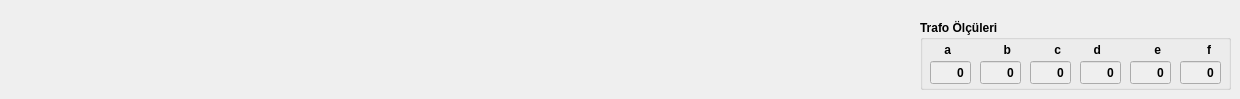
    <widget class="QWidget" name="tel_veritipleri">
     <widget class="QGroupBox" name="groupBox_20">
      <property name="geometry">
       <rect>
        <x>920</x>
        <y>20</y>
        <width>311</width>
        <height>70</height>
       </rect>
      </property>
      <property name="font">
       <font>
        <weight>75</weight>
        <bold>true</bold>
       </font>
      </property>
      <property name="title">
       <string>Trafo Ölçüleri</string>
      </property>
      <widget class="QDoubleSpinBox" name="doubleSpinBox_trafoolcu_a">
       <property name="enabled">
        <bool>false</bool>
       </property>
       <property name="geometry">
        <rect>
         <x>10</x>
         <y>40</y>
         <width>41</width>
         <height>25</height>
        </rect>
       </property>
       <property name="palette">
        <palette>
         <active>
          <colorrole role="Dark">
           <brush brushstyle="SolidPattern">
            <color alpha="255">
             <red>190</red>
             <green>190</green>
             <blue>190</blue>
            </color>
           </brush>
          </colorrole>
          <colorrole role="Text">
           <brush brushstyle="SolidPattern">
            <color alpha="255">
             <red>0</red>
             <green>0</green>
             <blue>0</blue>
            </color>
           </brush>
          </colorrole>
          <colorrole role="PlaceholderText">
           <brush brushstyle="SolidPattern">
            <color alpha="128">
             <red>0</red>
             <green>0</green>
             <blue>0</blue>
            </color>
           </brush>
          </colorrole>
         </active>
         <inactive>
          <colorrole role="Dark">
           <brush brushstyle="SolidPattern">
            <color alpha="255">
             <red>190</red>
             <green>190</green>
             <blue>190</blue>
            </color>
           </brush>
          </colorrole>
          <colorrole role="Text">
           <brush brushstyle="SolidPattern">
            <color alpha="255">
             <red>0</red>
             <green>0</green>
             <blue>0</blue>
            </color>
           </brush>
          </colorrole>
          <colorrole role="PlaceholderText">
           <brush brushstyle="SolidPattern">
            <color alpha="128">
             <red>0</red>
             <green>0</green>
             <blue>0</blue>
            </color>
           </brush>
          </colorrole>
         </inactive>
         <disabled>
          <colorrole role="Dark">
           <brush brushstyle="SolidPattern">
            <color alpha="255">
             <red>190</red>
             <green>190</green>
             <blue>190</blue>
            </color>
           </brush>
          </colorrole>
          <colorrole role="Text">
           <brush brushstyle="SolidPattern">
            <color alpha="255">
             <red>0</red>
             <green>0</green>
             <blue>0</blue>
            </color>
           </brush>
          </colorrole>
          <colorrole role="PlaceholderText">
           <brush brushstyle="SolidPattern">
            <color alpha="128">
             <red>0</red>
             <green>0</green>
             <blue>0</blue>
            </color>
           </brush>
          </colorrole>
         </disabled>
        </palette>
       </property>
       <property name="font">
        <font>
         <weight>75</weight>
         <bold>true</bold>
        </font>
       </property>
       <property name="layoutDirection">
        <enum>Qt::LeftToRight</enum>
       </property>
       <property name="autoFillBackground">
        <bool>false</bool>
       </property>
       <property name="alignment">
        <set>Qt::AlignRight|Qt::AlignTrailing|Qt::AlignVCenter</set>
       </property>
       <property name="buttonSymbols">
        <enum>QAbstractSpinBox::NoButtons</enum>
       </property>
       <property name="decimals">
        <number>0</number>
       </property>
       <property name="maximum">
        <double>999.000000000000000</double>
       </property>
      </widget>
      <widget class="QLabel" name="label_147">
       <property name="geometry">
        <rect>
         <x>10</x>
         <y>20</y>
         <width>21</width>
         <height>20</height>
        </rect>
       </property>
       <property name="text">
        <string>a</string>
       </property>
       <property name="alignment">
        <set>Qt::AlignRight|Qt::AlignTrailing|Qt::AlignVCenter</set>
       </property>
      </widget>
      <widget class="QDoubleSpinBox" name="doubleSpinBox_trafoolcu_b">
       <property name="enabled">
        <bool>false</bool>
       </property>
       <property name="geometry">
        <rect>
         <x>60</x>
         <y>40</y>
         <width>41</width>
         <height>25</height>
        </rect>
       </property>
       <property name="palette">
        <palette>
         <active>
          <colorrole role="Dark">
           <brush brushstyle="SolidPattern">
            <color alpha="255">
             <red>190</red>
             <green>190</green>
             <blue>190</blue>
            </color>
           </brush>
          </colorrole>
          <colorrole role="Text">
           <brush brushstyle="SolidPattern">
            <color alpha="255">
             <red>0</red>
             <green>0</green>
             <blue>0</blue>
            </color>
           </brush>
          </colorrole>
          <colorrole role="PlaceholderText">
           <brush brushstyle="SolidPattern">
            <color alpha="128">
             <red>0</red>
             <green>0</green>
             <blue>0</blue>
            </color>
           </brush>
          </colorrole>
         </active>
         <inactive>
          <colorrole role="Dark">
           <brush brushstyle="SolidPattern">
            <color alpha="255">
             <red>190</red>
             <green>190</green>
             <blue>190</blue>
            </color>
           </brush>
          </colorrole>
          <colorrole role="Text">
           <brush brushstyle="SolidPattern">
            <color alpha="255">
             <red>0</red>
             <green>0</green>
             <blue>0</blue>
            </color>
           </brush>
          </colorrole>
          <colorrole role="PlaceholderText">
           <brush brushstyle="SolidPattern">
            <color alpha="128">
             <red>0</red>
             <green>0</green>
             <blue>0</blue>
            </color>
           </brush>
          </colorrole>
         </inactive>
         <disabled>
          <colorrole role="Dark">
           <brush brushstyle="SolidPattern">
            <color alpha="255">
             <red>190</red>
             <green>190</green>
             <blue>190</blue>
            </color>
           </brush>
          </colorrole>
          <colorrole role="Text">
           <brush brushstyle="SolidPattern">
            <color alpha="255">
             <red>0</red>
             <green>0</green>
             <blue>0</blue>
            </color>
           </brush>
          </colorrole>
          <colorrole role="PlaceholderText">
           <brush brushstyle="SolidPattern">
            <color alpha="128">
             <red>0</red>
             <green>0</green>
             <blue>0</blue>
            </color>
           </brush>
          </colorrole>
         </disabled>
        </palette>
       </property>
       <property name="font">
        <font>
         <weight>75</weight>
         <bold>true</bold>
        </font>
       </property>
       <property name="layoutDirection">
        <enum>Qt::LeftToRight</enum>
       </property>
       <property name="autoFillBackground">
        <bool>false</bool>
       </property>
       <property name="alignment">
        <set>Qt::AlignRight|Qt::AlignTrailing|Qt::AlignVCenter</set>
       </property>
       <property name="buttonSymbols">
        <enum>QAbstractSpinBox::NoButtons</enum>
       </property>
       <property name="decimals">
        <number>0</number>
       </property>
       <property name="maximum">
        <double>999.000000000000000</double>
       </property>
      </widget>
      <widget class="QLabel" name="label_148">
       <property name="geometry">
        <rect>
         <x>70</x>
         <y>20</y>
         <width>21</width>
         <height>20</height>
        </rect>
       </property>
       <property name="text">
        <string>b</string>
       </property>
       <property name="alignment">
        <set>Qt::AlignRight|Qt::AlignTrailing|Qt::AlignVCenter</set>
       </property>
      </widget>
      <widget class="QDoubleSpinBox" name="doubleSpinBox_trafoolcu_c">
       <property name="enabled">
        <bool>false</bool>
       </property>
       <property name="geometry">
        <rect>
         <x>110</x>
         <y>40</y>
         <width>41</width>
         <height>25</height>
        </rect>
       </property>
       <property name="palette">
        <palette>
         <active>
          <colorrole role="Dark">
           <brush brushstyle="SolidPattern">
            <color alpha="255">
             <red>190</red>
             <green>190</green>
             <blue>190</blue>
            </color>
           </brush>
          </colorrole>
          <colorrole role="Text">
           <brush brushstyle="SolidPattern">
            <color alpha="255">
             <red>0</red>
             <green>0</green>
             <blue>0</blue>
            </color>
           </brush>
          </colorrole>
          <colorrole role="PlaceholderText">
           <brush brushstyle="SolidPattern">
            <color alpha="128">
             <red>0</red>
             <green>0</green>
             <blue>0</blue>
            </color>
           </brush>
          </colorrole>
         </active>
         <inactive>
          <colorrole role="Dark">
           <brush brushstyle="SolidPattern">
            <color alpha="255">
             <red>190</red>
             <green>190</green>
             <blue>190</blue>
            </color>
           </brush>
          </colorrole>
          <colorrole role="Text">
           <brush brushstyle="SolidPattern">
            <color alpha="255">
             <red>0</red>
             <green>0</green>
             <blue>0</blue>
            </color>
           </brush>
          </colorrole>
          <colorrole role="PlaceholderText">
           <brush brushstyle="SolidPattern">
            <color alpha="128">
             <red>0</red>
             <green>0</green>
             <blue>0</blue>
            </color>
           </brush>
          </colorrole>
         </inactive>
         <disabled>
          <colorrole role="Dark">
           <brush brushstyle="SolidPattern">
            <color alpha="255">
             <red>190</red>
             <green>190</green>
             <blue>190</blue>
            </color>
           </brush>
          </colorrole>
          <colorrole role="Text">
           <brush brushstyle="SolidPattern">
            <color alpha="255">
             <red>0</red>
             <green>0</green>
             <blue>0</blue>
            </color>
           </brush>
          </colorrole>
          <colorrole role="PlaceholderText">
           <brush brushstyle="SolidPattern">
            <color alpha="128">
             <red>0</red>
             <green>0</green>
             <blue>0</blue>
            </color>
           </brush>
          </colorrole>
         </disabled>
        </palette>
       </property>
       <property name="font">
        <font>
         <weight>75</weight>
         <bold>true</bold>
        </font>
       </property>
       <property name="layoutDirection">
        <enum>Qt::LeftToRight</enum>
       </property>
       <property name="autoFillBackground">
        <bool>false</bool>
       </property>
       <property name="alignment">
        <set>Qt::AlignRight|Qt::AlignTrailing|Qt::AlignVCenter</set>
       </property>
       <property name="buttonSymbols">
        <enum>QAbstractSpinBox::NoButtons</enum>
       </property>
       <property name="decimals">
        <number>0</number>
       </property>
       <property name="maximum">
        <double>999.000000000000000</double>
       </property>
      </widget>
      <widget class="QLabel" name="label_149">
       <property name="geometry">
        <rect>
         <x>120</x>
         <y>20</y>
         <width>21</width>
         <height>20</height>
        </rect>
       </property>
       <property name="text">
        <string>c</string>
       </property>
       <property name="alignment">
        <set>Qt::AlignRight|Qt::AlignTrailing|Qt::AlignVCenter</set>
       </property>
      </widget>
      <widget class="QLabel" name="label_150">
       <property name="geometry">
        <rect>
         <x>270</x>
         <y>20</y>
         <width>21</width>
         <height>20</height>
        </rect>
       </property>
       <property name="text">
        <string>f</string>
       </property>
       <property name="alignment">
        <set>Qt::AlignRight|Qt::AlignTrailing|Qt::AlignVCenter</set>
       </property>
      </widget>
      <widget class="QDoubleSpinBox" name="doubleSpinBox_trafoolcu_e">
       <property name="enabled">
        <bool>false</bool>
       </property>
       <property name="geometry">
        <rect>
         <x>210</x>
         <y>40</y>
         <width>41</width>
         <height>25</height>
        </rect>
       </property>
       <property name="palette">
        <palette>
         <active>
          <colorrole role="Dark">
           <brush brushstyle="SolidPattern">
            <color alpha="255">
             <red>190</red>
             <green>190</green>
             <blue>190</blue>
            </color>
           </brush>
          </colorrole>
          <colorrole role="Text">
           <brush brushstyle="SolidPattern">
            <color alpha="255">
             <red>0</red>
             <green>0</green>
             <blue>0</blue>
            </color>
           </brush>
          </colorrole>
          <colorrole role="PlaceholderText">
           <brush brushstyle="SolidPattern">
            <color alpha="128">
             <red>0</red>
             <green>0</green>
             <blue>0</blue>
            </color>
           </brush>
          </colorrole>
         </active>
         <inactive>
          <colorrole role="Dark">
           <brush brushstyle="SolidPattern">
            <color alpha="255">
             <red>190</red>
             <green>190</green>
             <blue>190</blue>
            </color>
           </brush>
          </colorrole>
          <colorrole role="Text">
           <brush brushstyle="SolidPattern">
            <color alpha="255">
             <red>0</red>
             <green>0</green>
             <blue>0</blue>
            </color>
           </brush>
          </colorrole>
          <colorrole role="PlaceholderText">
           <brush brushstyle="SolidPattern">
            <color alpha="128">
             <red>0</red>
             <green>0</green>
             <blue>0</blue>
            </color>
           </brush>
          </colorrole>
         </inactive>
         <disabled>
          <colorrole role="Dark">
           <brush brushstyle="SolidPattern">
            <color alpha="255">
             <red>190</red>
             <green>190</green>
             <blue>190</blue>
            </color>
           </brush>
          </colorrole>
          <colorrole role="Text">
           <brush brushstyle="SolidPattern">
            <color alpha="255">
             <red>0</red>
             <green>0</green>
             <blue>0</blue>
            </color>
           </brush>
          </colorrole>
          <colorrole role="PlaceholderText">
           <brush brushstyle="SolidPattern">
            <color alpha="128">
             <red>0</red>
             <green>0</green>
             <blue>0</blue>
            </color>
           </brush>
          </colorrole>
         </disabled>
        </palette>
       </property>
       <property name="font">
        <font>
         <weight>75</weight>
         <bold>true</bold>
        </font>
       </property>
       <property name="layoutDirection">
        <enum>Qt::LeftToRight</enum>
       </property>
       <property name="autoFillBackground">
        <bool>false</bool>
       </property>
       <property name="alignment">
        <set>Qt::AlignRight|Qt::AlignTrailing|Qt::AlignVCenter</set>
       </property>
       <property name="buttonSymbols">
        <enum>QAbstractSpinBox::NoButtons</enum>
       </property>
       <property name="decimals">
        <number>0</number>
       </property>
       <property name="maximum">
        <double>999.000000000000000</double>
       </property>
      </widget>
      <widget class="QLabel" name="label_151">
       <property name="geometry">
        <rect>
         <x>220</x>
         <y>20</y>
         <width>21</width>
         <height>20</height>
        </rect>
       </property>
       <property name="text">
        <string>e</string>
       </property>
       <property name="alignment">
        <set>Qt::AlignRight|Qt::AlignTrailing|Qt::AlignVCenter</set>
       </property>
      </widget>
      <widget class="QDoubleSpinBox" name="doubleSpinBox_trafoolcu_d">
       <property name="enabled">
        <bool>false</bool>
       </property>
       <property name="geometry">
        <rect>
         <x>160</x>
         <y>40</y>
         <width>41</width>
         <height>25</height>
        </rect>
       </property>
       <property name="palette">
        <palette>
         <active>
          <colorrole role="Dark">
           <brush brushstyle="SolidPattern">
            <color alpha="255">
             <red>190</red>
             <green>190</green>
             <blue>190</blue>
            </color>
           </brush>
          </colorrole>
          <colorrole role="Text">
           <brush brushstyle="SolidPattern">
            <color alpha="255">
             <red>0</red>
             <green>0</green>
             <blue>0</blue>
            </color>
           </brush>
          </colorrole>
          <colorrole role="PlaceholderText">
           <brush brushstyle="SolidPattern">
            <color alpha="128">
             <red>0</red>
             <green>0</green>
             <blue>0</blue>
            </color>
           </brush>
          </colorrole>
         </active>
         <inactive>
          <colorrole role="Dark">
           <brush brushstyle="SolidPattern">
            <color alpha="255">
             <red>190</red>
             <green>190</green>
             <blue>190</blue>
            </color>
           </brush>
          </colorrole>
          <colorrole role="Text">
           <brush brushstyle="SolidPattern">
            <color alpha="255">
             <red>0</red>
             <green>0</green>
             <blue>0</blue>
            </color>
           </brush>
          </colorrole>
          <colorrole role="PlaceholderText">
           <brush brushstyle="SolidPattern">
            <color alpha="128">
             <red>0</red>
             <green>0</green>
             <blue>0</blue>
            </color>
           </brush>
          </colorrole>
         </inactive>
         <disabled>
          <colorrole role="Dark">
           <brush brushstyle="SolidPattern">
            <color alpha="255">
             <red>190</red>
             <green>190</green>
             <blue>190</blue>
            </color>
           </brush>
          </colorrole>
          <colorrole role="Text">
           <brush brushstyle="SolidPattern">
            <color alpha="255">
             <red>0</red>
             <green>0</green>
             <blue>0</blue>
            </color>
           </brush>
          </colorrole>
          <colorrole role="PlaceholderText">
           <brush brushstyle="SolidPattern">
            <color alpha="128">
             <red>0</red>
             <green>0</green>
             <blue>0</blue>
            </color>
           </brush>
          </colorrole>
         </disabled>
        </palette>
       </property>
       <property name="font">
        <font>
         <weight>75</weight>
         <bold>true</bold>
        </font>
       </property>
       <property name="layoutDirection">
        <enum>Qt::LeftToRight</enum>
       </property>
       <property name="autoFillBackground">
        <bool>false</bool>
       </property>
       <property name="alignment">
        <set>Qt::AlignRight|Qt::AlignTrailing|Qt::AlignVCenter</set>
       </property>
       <property name="buttonSymbols">
        <enum>QAbstractSpinBox::NoButtons</enum>
       </property>
       <property name="decimals">
        <number>0</number>
       </property>
       <property name="maximum">
        <double>999.000000000000000</double>
       </property>
      </widget>
      <widget class="QLabel" name="label_152">
       <property name="geometry">
        <rect>
         <x>160</x>
         <y>20</y>
         <width>21</width>
         <height>20</height>
        </rect>
       </property>
       <property name="text">
        <string>d</string>
       </property>
       <property name="alignment">
        <set>Qt::AlignRight|Qt::AlignTrailing|Qt::AlignVCenter</set>
       </property>
      </widget>
      <widget class="QDoubleSpinBox" name="doubleSpinBox_trafoolcu_f">
       <property name="enabled">
        <bool>false</bool>
       </property>
       <property name="geometry">
        <rect>
         <x>260</x>
         <y>40</y>
         <width>41</width>
         <height>25</height>
        </rect>
       </property>
       <property name="palette">
        <palette>
         <active>
          <colorrole role="Dark">
           <brush brushstyle="SolidPattern">
            <color alpha="255">
             <red>190</red>
             <green>190</green>
             <blue>190</blue>
            </color>
           </brush>
          </colorrole>
          <colorrole role="Text">
           <brush brushstyle="SolidPattern">
            <color alpha="255">
             <red>0</red>
             <green>0</green>
             <blue>0</blue>
            </color>
           </brush>
          </colorrole>
          <colorrole role="PlaceholderText">
           <brush brushstyle="SolidPattern">
            <color alpha="128">
             <red>0</red>
             <green>0</green>
             <blue>0</blue>
            </color>
           </brush>
          </colorrole>
         </active>
         <inactive>
          <colorrole role="Dark">
           <brush brushstyle="SolidPattern">
            <color alpha="255">
             <red>190</red>
             <green>190</green>
             <blue>190</blue>
            </color>
           </brush>
          </colorrole>
          <colorrole role="Text">
           <brush brushstyle="SolidPattern">
            <color alpha="255">
             <red>0</red>
             <green>0</green>
             <blue>0</blue>
            </color>
           </brush>
          </colorrole>
          <colorrole role="PlaceholderText">
           <brush brushstyle="SolidPattern">
            <color alpha="128">
             <red>0</red>
             <green>0</green>
             <blue>0</blue>
            </color>
           </brush>
          </colorrole>
         </inactive>
         <disabled>
          <colorrole role="Dark">
           <brush brushstyle="SolidPattern">
            <color alpha="255">
             <red>190</red>
             <green>190</green>
             <blue>190</blue>
            </color>
           </brush>
          </colorrole>
          <colorrole role="Text">
           <brush brushstyle="SolidPattern">
            <color alpha="255">
             <red>0</red>
             <green>0</green>
             <blue>0</blue>
            </color>
           </brush>
          </colorrole>
          <colorrole role="PlaceholderText">
           <brush brushstyle="SolidPattern">
            <color alpha="128">
             <red>0</red>
             <green>0</green>
             <blue>0</blue>
            </color>
           </brush>
          </colorrole>
         </disabled>
        </palette>
       </property>
       <property name="font">
        <font>
         <weight>75</weight>
         <bold>true</bold>
        </font>
       </property>
       <property name="layoutDirection">
        <enum>Qt::LeftToRight</enum>
       </property>
       <property name="autoFillBackground">
        <bool>false</bool>
       </property>
       <property name="alignment">
        <set>Qt::AlignRight|Qt::AlignTrailing|Qt::AlignVCenter</set>
       </property>
       <property name="buttonSymbols">
        <enum>QAbstractSpinBox::NoButtons</enum>
       </property>
       <property name="decimals">
        <number>0</number>
       </property>
       <property name="maximum">
        <double>999.000000000000000</double>
       </property>
      </widget>
     </widget>
    </widget>
